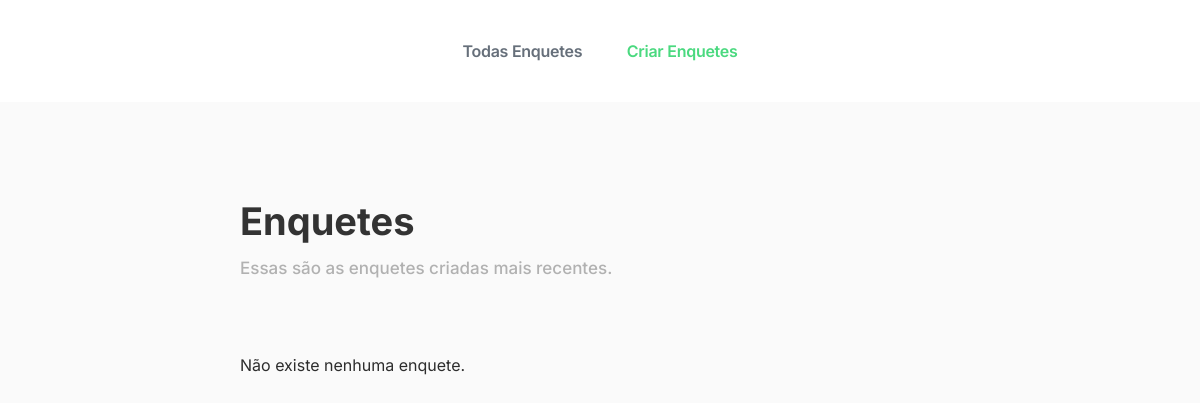
Page /enquetes/ on the earlier database version.
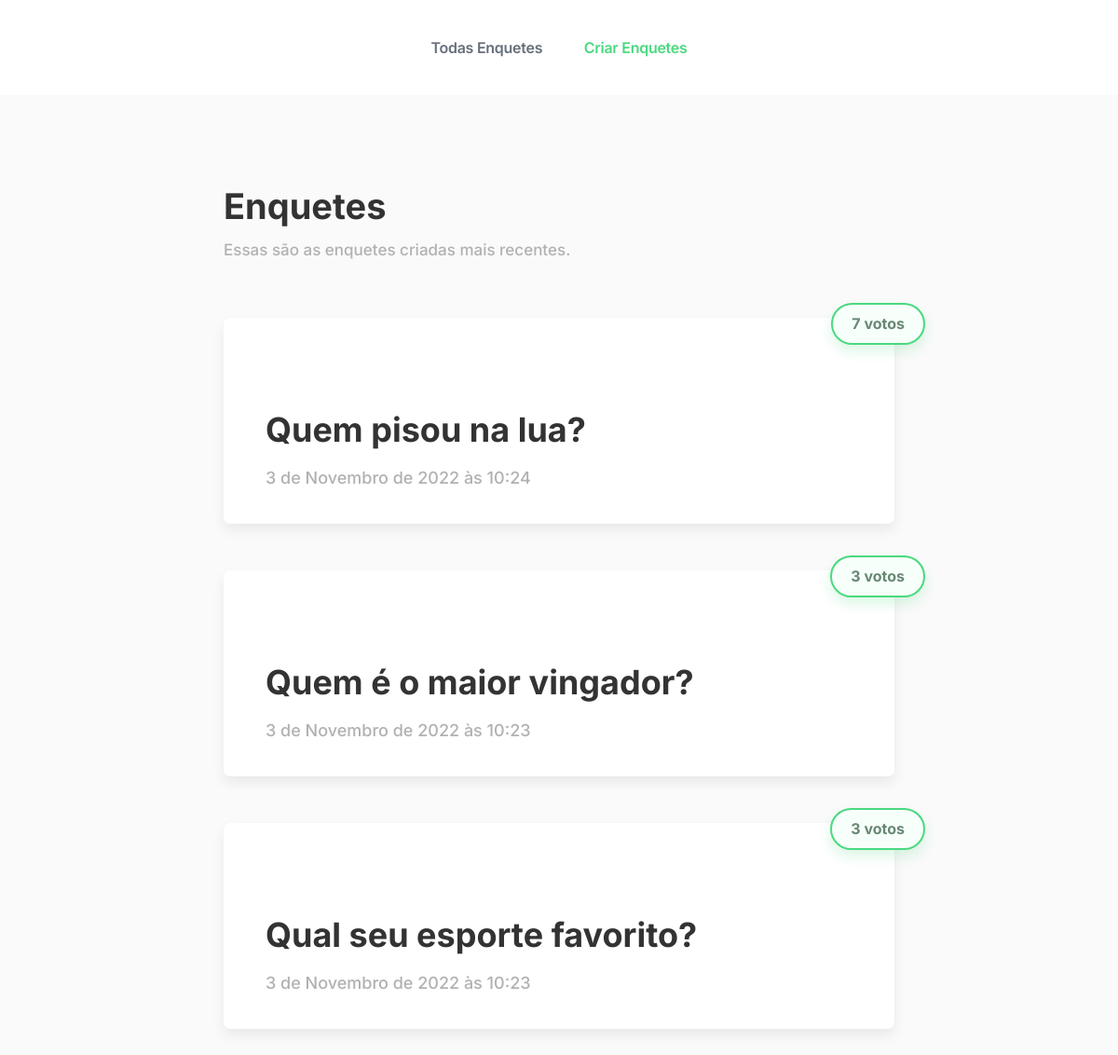
Same page on the later database version.
### enquetes/models.py (models this page shows, shortened)
class Question(models.Model):
    question_text = models.CharField(max_length=200)
    pub_date = models.DateTimeField('date published',default=timezone.now())
    all_votes = models.IntegerField(default=0)
    category = models.CharField(max_length=100, default="")

### enquetes/views.py (the view)
# urls.py: path('', views.IndexView.as_view(), name='index'),
class IndexView(generic.ListView):
    template_name = 'enquetes/index.html'
    context_object_name = 'latest_question_list'
    def get_queryset(self):
        return Question.objects.filter(pub_date__lte=timezone.now()).order_by('-pub_date')[:5]

### enquetes/templates/enquetes/index.html (shortened to what this page needs)
<!DOCTYPE html>
<html>
<head>
    {% load static %}
    <link rel="stylesheet" href="{% static 'enquetes/style.css' %}">
    <link rel="stylesheet" href="{% static 'enquetes/nav.css' %}">
    <link rel="stylesheet" href="{% static 'enquetes/colors.css' %}">
</head>
<body>
    <nav class="nav">
        <div class="nav-center">
            <a href="{% url 'enquetes:index' %}" class="nav--link colorGrey">Todas Enquetes</a>
            <a href="{% url 'enquetes:create' %}" class="nav--link colorGreen">Criar Enquetes</a>
        </div>
    </nav>
    <main class="main">
        <section class="main-section">
            <header>
                <h1 class="title">Enquetes</h1>
                <p class="subtitle">Essas são as enquetes criadas mais recentes.</p>
            </header>
            <div class="list">
                {% if latest_question_list %}
                {% for question in latest_question_list %}
                <div class="div-item">
                    <a class="link-item" href="{% url 'enquetes:detail' question.id %}">
                        <p class="category {{ question.category }} ">{{ question.category }}</p>
                        <h2 class="title">{{ question.question_text }}</h2>
                        <p class="date">{{ question.pub_date }}</p>
                        <div class="votes">
                            <p>{{ question.all_votes }} votos</p>
                        </div>
                    </a>
                </div>
                {% endfor %}
                {% else %}
                <p>Não existe nenhuma enquete.</p>
                {% endif %}
            </div>
        </section>
    </main>
</body>
</html>

Differences in the rows shown:
added Question: question_text "Quem pisou na lua?", pub_date "3 de Novembro de 2022 às 10:24", all_votes "7"
added Question: question_text "Quem é o maior vingador?", pub_date "3 de Novembro de 2022 às 10:23", all_votes "3"
added Question: question_text "Qual seu esporte favorito?", pub_date "3 de Novembro de 2022 às 10:23", all_votes "3"
Other differences:
text no longer shown: "Não existe nenhuma enquete."
